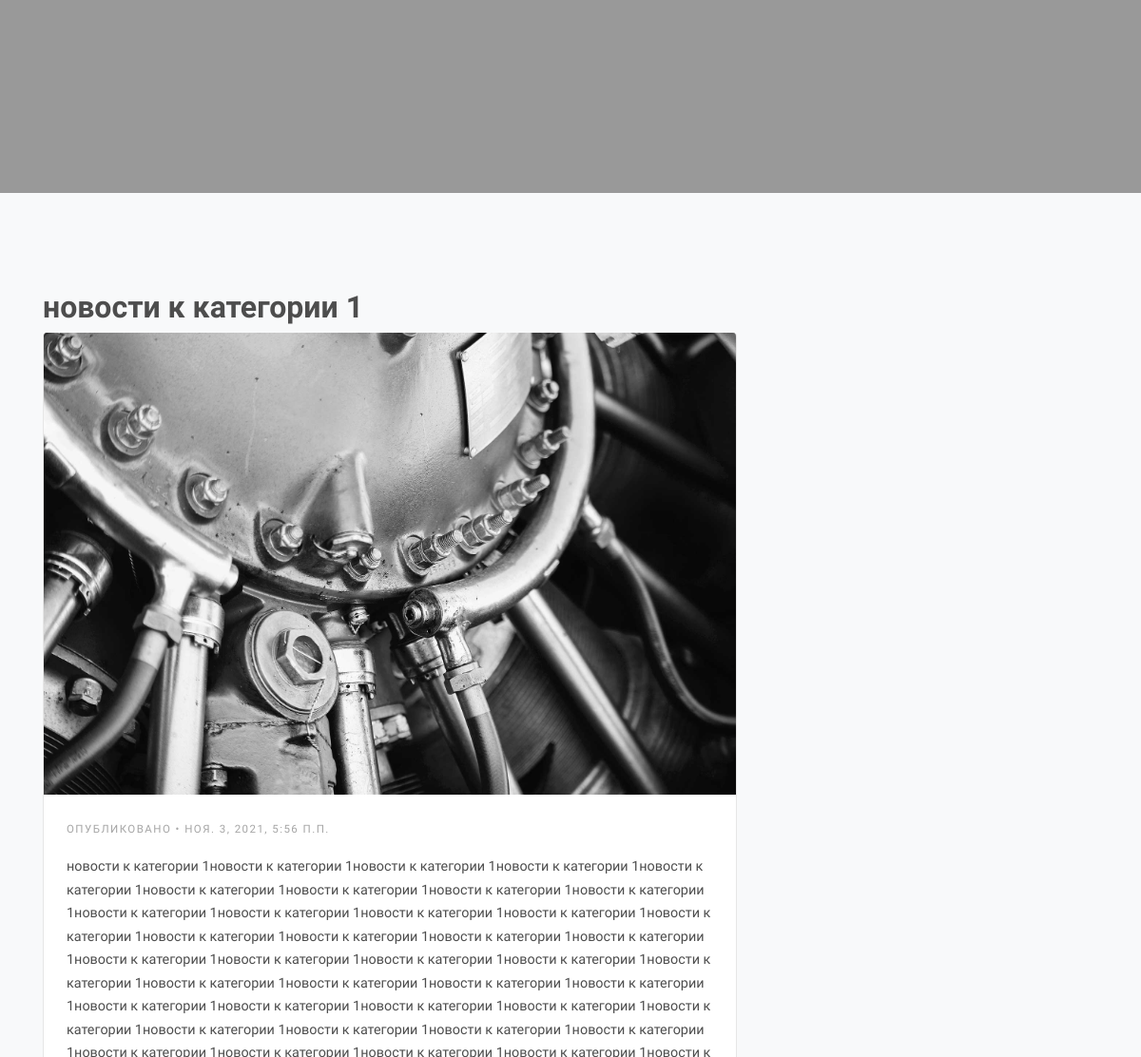
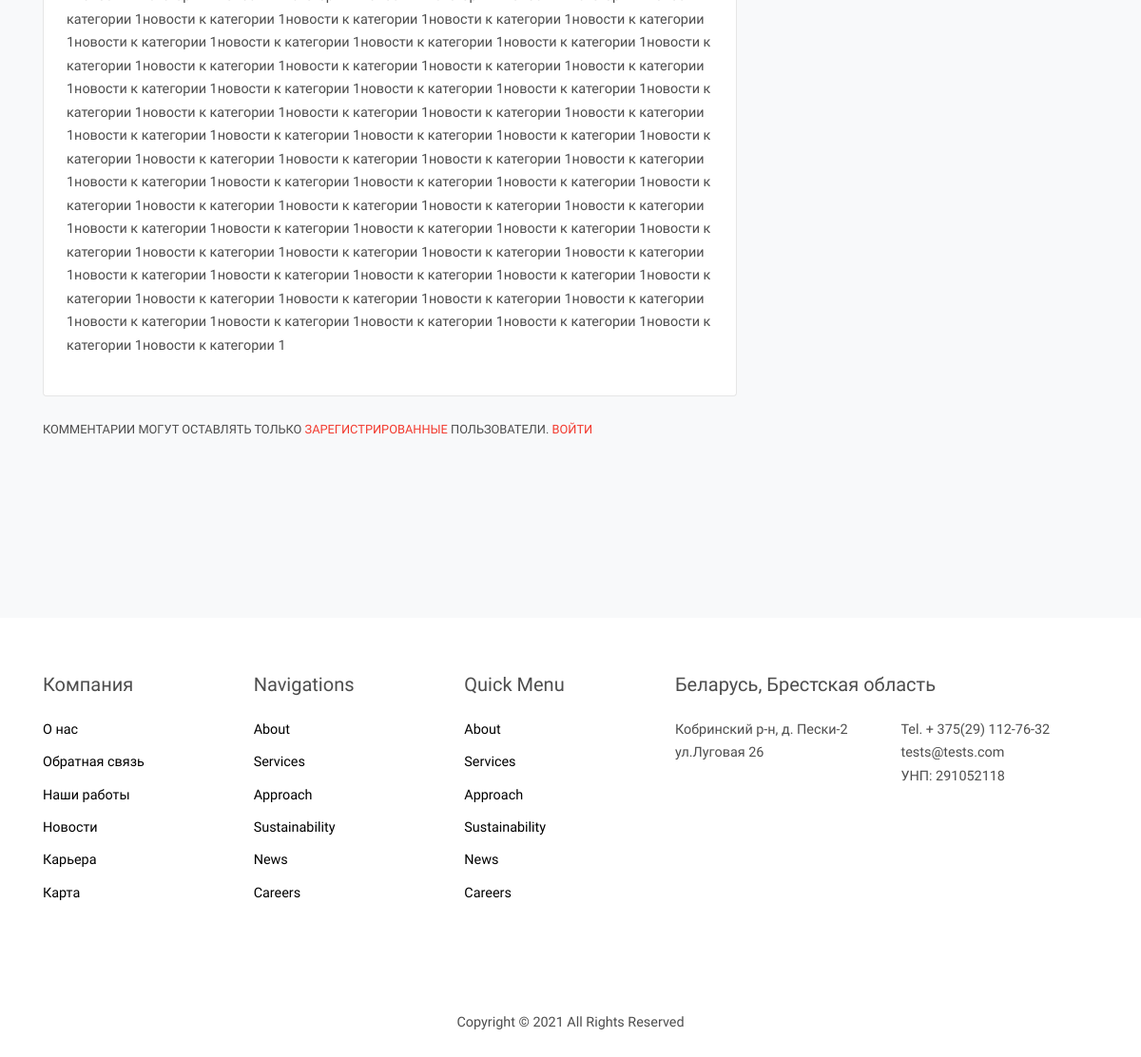
Before: /news/novosti-k-kategorii-1/ (lower part) with the older database file (2 pictures, top to bottom).
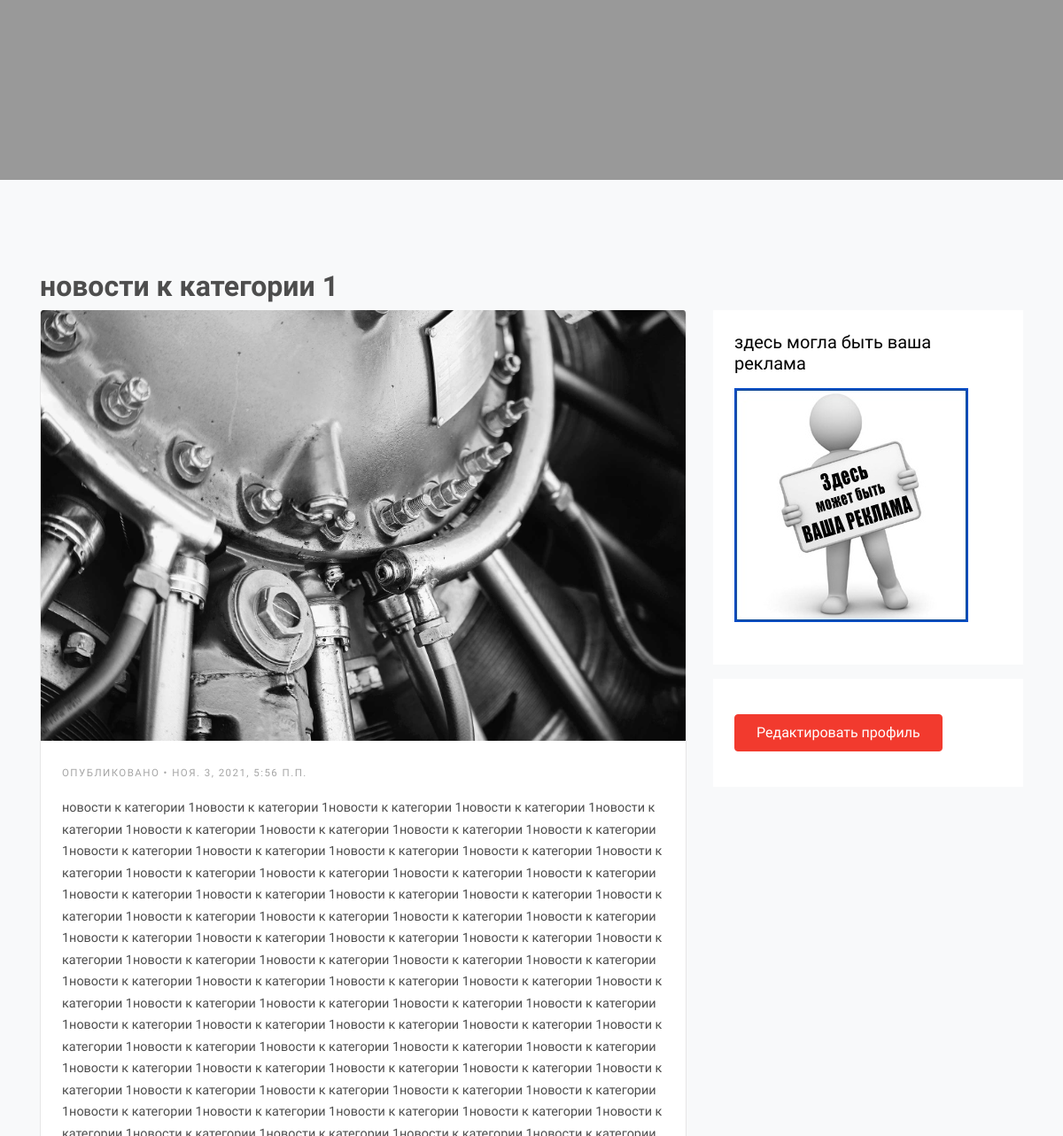
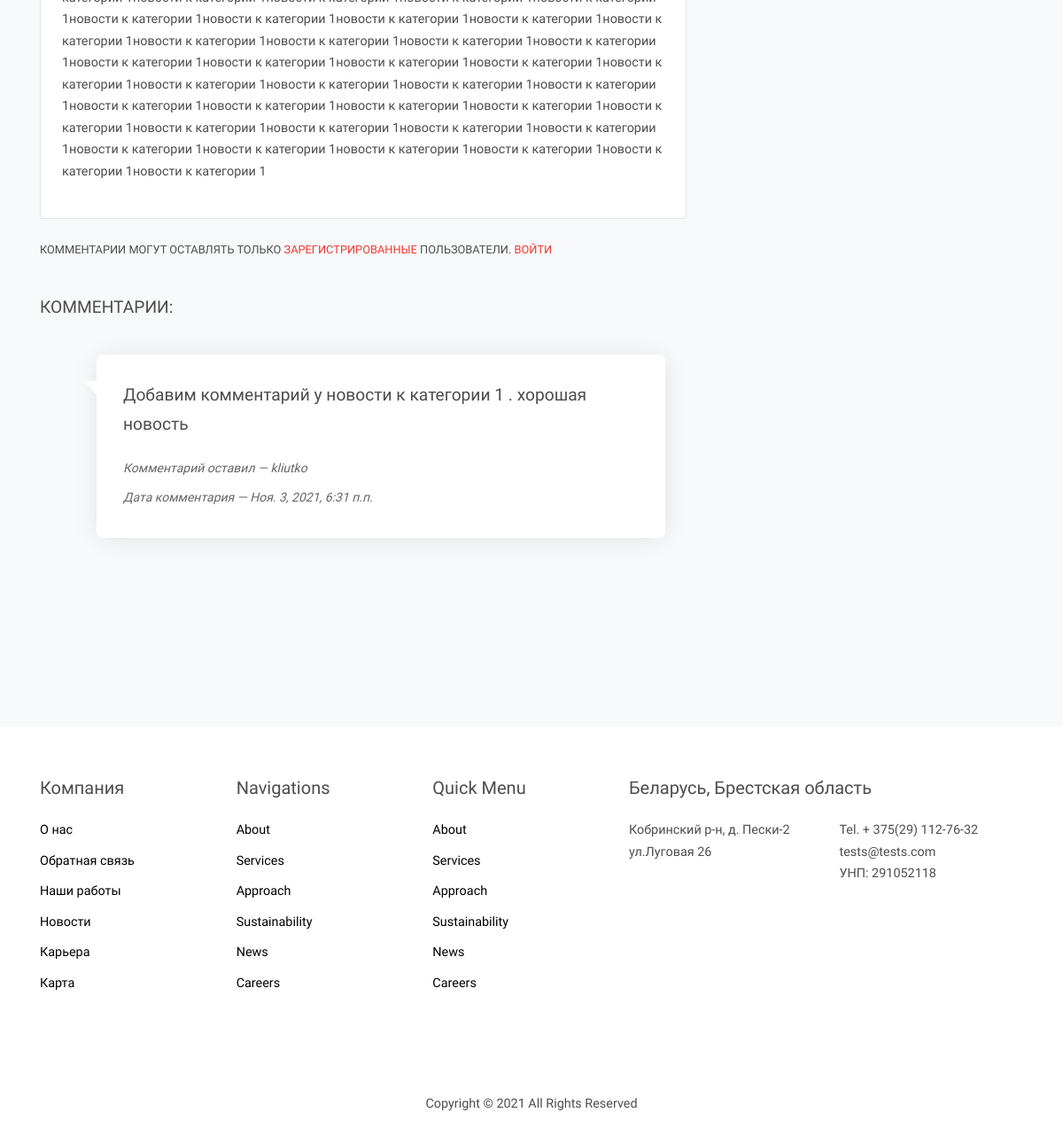
After: the same page with the newer database file (2 pictures, top to bottom).
### news/models.py (models this page shows, shortened)
class News(models.Model):
    name_category = models.ForeignKey('News_category', verbose_name='Категория', on_delete=models.PROTECT)
    title = models.CharField('Заголовок', max_length=200)
    content = models.TextField('Текст', blank=True)
    image = models.ImageField('Картинка', upload_to='static/images/%Y/%m/%d/')
    time_create = models.DateTimeField('Дата публикации', auto_now_add=True)
    time_update = models.DateTimeField('Дата последнего изменения', auto_now=True)
    is_published = models.BooleanField(verbose_name='Опубликовано', default=True)
    slug = models.SlugField(verbose_name='URL', unique=True, db_index=True, max_length=220)
    class Meta:
        verbose_name = 'Новость'
        verbose_name_plural = 'Новости'
        ordering = ['time_create', 'title']

class NewsComment(models.Model):
    name_news = models.ForeignKey('News', verbose_name='Новость', on_delete=models.PROTECT, blank=True)
    autor_comm = models.ForeignKey('auth.User',null=True, blank=True, verbose_name='Автор', on_delete=models.PROTECT)
    comment = models.TextField('Текст комментария',null=True, blank=True)
    time_create_com = models.DateTimeField('Дата публикации', auto_now_add=True)
    class Meta:
        verbose_name = 'Коментарий'
        verbose_name_plural = 'Коментарии'

### main/models.py (models this page shows, shortened)
class ReklamaPost(models.Model):
    reklama_category = models.ForeignKey('ReklamaCategory', verbose_name='Категория', on_delete=models.PROTECT)
    name = models.CharField('Заголовок', max_length=200)
    content = models.TextField('Текст', blank=True)
    image = models.ImageField('Картинка', upload_to='static/recklama/banner/%Y/%m/%d/')
    time_create = models.DateTimeField('Дата публикации')
    time_update = models.DateTimeField('Дата окончания публикации')
    is_published = models.BooleanField(verbose_name='Опубликовано', default=True)
    lname = models.CharField('Заказчик', max_length=200)
    class Meta:
        verbose_name = 'Реклама'
        verbose_name_plural = 'Реклама'
        ordering = ['time_create', 'name']

### news/views.py (the view, shortened to what this page needs)
# urls.py: path('<slug:news_slug>/', show_news, name='news')
def show_news(request, news_slug):
    post = get_object_or_404(News, slug=news_slug)
    comments = NewsComment.objects.filter(name_news=post)
    error_form = ''
    form_comment = NewsCommentForms()
    cat = News_category.objects.all()
    reklama = ReklamaPost.objects.filter(is_published=True)
    data = {
        'reklama': reklama,
        'cat': cat,
        'post': post,
        'form_coment': form_comment,
        'title': post.title,
        'comments': comments,
        'error_form': error_form,
        'name_site': main.mixdata.data['name_site'],
        'email_header': main.mixdata.data['email_header'],
        'phoneheader': main.mixdata.data['phoneheader'],
        'tg_url': main.mixdata.data['tg_url'],  # social iconus header
        'fb_url': main.mixdata.data['fb_url'],
        'vk_url': main.mixdata.data['vk_url'],
        'ld_url': main.mixdata.data['ld_url'],
        'inst_url': main.mixdata.data['inst_url'],  # /social iconus header
        'text_button_1_news': 'Download',
        'link_button_1_news': '#',
        'text_button_2_news': 'GetInTouch',
        'link_button_2_news': '#',
        'title_news': main.mixdata.data['title_news'], # title header string news
        'subtitle_news': main.mixdata.data['subtitle_news'],  # title header string news
        'image_header_news': main.mixdata.data['image_header_news'],
        'footer_copyright': main.mixdata.data['footer_copyright'],  # footer
        'blok_adress_title': main.mixdata.data['blok_adress_title'],
        'block_adres_subtitle': main.mixdata.data['block_adres_subtitle'],
        'block_adres_subtitle_1': main.mixdata.data['block_adres_subtitle_1'],
        'block_adres_subtitle_2': main.mixdata.data['block_adres_subtitle_2'],
        'block_adres_subtitle_3': main.mixdata.data['block_adres_subtitle_3'],
        'block_adres_subtitle_4': main.mixdata.data['block_adres_subtitle_4'],
        'blok_0_adress_title': main.mixdata.data['blok_0_adress_title'],
        'block_0_adres_subtitle': main.mixdata.data['block_0_adres_subtitle'],
        'block_0_adres_subtitle_1': main.mixdata.data['block_0_adres_subtitle_1'],
        'block_0_adres_subtitle_2': main.mixdata.data['block_0_adres_subtitle_2'],
        'block_0_adres_subtitle_3': main.mixdata.data['block_0_adres_subtitle_3'],
        'block_0_adres_subtitle_4': main.mixdata.data['block_0_adres_subtitle_4'],  # /footer
    }
    return render(request, 'news/news-detail.html', data)

### news/models.py (called while the page is built)
    def __str__(self):
        return self.title_category

### news/templates/news/news-detail.html (shortened to what this page needs)
{% extends 'main/base.html' %}
{% block content %}
    <div class="site-blocks-cover inner-page overlay" style="background-image: url({{ image_header_news }});" data-aos="fade" data-stellar-background-ratio="0.5">
      <div class="container">
        <div class="row align-items-center justify-content-center">
        </div>
      </div>
    </div>
 <div class="site-section bg-light">
      <div class="container">
          <span class="align-self-center w-100">
          <h2><strong class="d-block">{{ post.title }}</strong> </h2>
        </span>
        <div class="row">
          <div class="col-md-12 col-lg-8 mb-5">
            <div class="post-entry bg-white">
              <div class="image">
                <img src="{{ post.image.url }}" alt="Image" class="img-fluid">
              </div>
              <div class="text p-4">
                <span class="text-uppercase date d-block mb-3"><small>Опубликовано &bullet; {{ post.time_create }}</small></span>
                <p class="mb-0">{{ post.content|linebreaks }}</p>
              </div>
            </div>
              <br>
              {% if request.user.is_authenticated %}
            <form action="#" class="p-5 bg-white" method="post">
            {% csrf_token %}
            {{ error_form }}
              <div class="row form-group">
                <div class="col-md-12 mb-3 mb-md-0">
                  {% for item in form_coment %}
                  <label class="font-weight-bold" >{{ item.label }}</label>
                  {{ item }}
                  {% endfor %}
                </div>
              </div>
              <div class="row form-group">
                <div class="col-md-12">
                  <input type="submit" value="Отправить" class="btn btn-primary">
                </div>
              </div>
            </form>
              {% else %}
              <h6><span class="text-uppercase date d-block mb-3"><small>Комментарии могут оставлять только<a href="{% url 'register' %}"> зарегистрированные </a> пользователи.  <a href="{% url 'login' %}">Войти</a></small></span></h6>
              {% endif %}
              {% if comments %}
              <br>
              <h4><span class="text-uppercase date d-block mb-3"><small>Комментарии:</small></span></h4>
              {% for ct in comments %}
              <div class="p-4">
            <div class="block-47 d-flex">
              <blockquote class="block-47-quote">
                <p>{{ ct.comment }}</p>
                <cite class="block-47-quote-author">Комментарий оставил &mdash; {{ ct.autor_comm }}</a></cite>
                  <br>
                  <cite class="block-47-quote-author">Дата комментария &mdash; {{ ct.time_create_com }}</a></cite>
              </blockquote>
            </div>
          </div>
            {% endfor %}
            {% endif %}
              <br>
          </div>
          <div class="col-lg-4">
            {% for rek in reklama %}
            <div class="p-4 mb-3 bg-white">
              <h3 class="h5 text-black mb-3">{{ rek.name }}</h3>
              <img src="{{ rek.image.url }}" alt="Image" class="img-fluid">
            </div>
            <div class="p-4 mb-3 bg-white">
              <p><a href="{% url 'update' %}" class="btn btn-primary px-4 py-2 text-white">Редактировать профиль</a></p>
            </div>
            {% endfor %}
          </div>
        </div>
      </div>
    </div>
     {% endblock %}

### main/templates/main/base.html (shortened to what this page needs)
{% load static %}
<!DOCTYPE html>
<html lang="ru">
  <head>
    <link rel="stylesheet" href="{% static 'fonts/icomoon/style.css' %}">
    <link rel="stylesheet" href="{% static 'css/bootstrap.min.css' %}">
    <link rel="stylesheet" href="{% static 'css/magnific-popup.css' %}">
    <link rel="stylesheet" href="{% static 'css/jquery-ui.css' %}">
    <link rel="stylesheet" href="{% static 'css/owl.carousel.min.css' %}">
    <link rel="stylesheet" href="{% static 'css/owl.theme.default.min.css' %}">
    <link rel="stylesheet" href="{% static 'css/bootstrap-datepicker.css' %}">
    <link rel="stylesheet" href="{% static 'css/news_post_styles' %}">
    <link rel="stylesheet" href="{% static 'fonts/flaticon/font/flaticon.css' %}">
    <link rel="stylesheet" href="{% static 'css/aos.css' %}">
    <link rel="stylesheet" href="{% static 'css/style.css' %}">
  </head>
  <body>
  <div class="site-wrap">
{% block content %}{% endblock %}
          <footer class="site-footer">
      <div class="container">
        <div class="row">
          <div class="col-lg-7">
            <div class="row">
              <div class="col-6 col-md-4 col-lg-4 mb-5 mb-lg-0">
                <h3 class="footer-heading mb-4">Компания</h3>
                <ul class="list-unstyled">
                  <li><a href="{% url 'about' %}">О нас</a></li>
                  <li><a href="{% url 'feedback' %}">Обратная связь</a></li>
                  <li><a href="#">Наши работы</a></li>
                  <li><a href="{% url 'news' %}">Новости</a></li>
                  <li><a href="#">Карьера</a></li>
                  <li><a href="{% url 'feedback' %}map/">Карта</a></li>
                </ul>
              </div>
              <div class="col-6 col-md-4 col-lg-4 mb-5 mb-lg-0">
                <h3 class="footer-heading mb-4">Navigations</h3>
                <ul class="list-unstyled">
                  <li><a href="#">About</a></li>
                  <li><a href="#">Services</a></li>
                  <li><a href="#">Approach</a></li>
                  <li><a href="#">Sustainability</a></li>
                  <li><a href="#">News</a></li>
                  <li><a href="#">Careers</a></li>
                </ul>
              </div>
              <div class="col-6 col-md-4 col-lg-4 mb-5 mb-lg-0">
                <h3 class="footer-heading mb-4">Quick Menu</h3>
                <ul class="list-unstyled">
                  <li><a href="#">About</a></li>
                  <li><a href="#">Services</a></li>
                  <li><a href="#">Approach</a></li>
                  <li><a href="#">Sustainability</a></li>
                  <li><a href="#">News</a></li>
                  <li><a href="#">Careers</a></li>
                </ul>
              </div>
            </div>
          </div>
          <div class="col-lg-5">
            <div class="row mb-5">
              <div class="col-md-12"><h3 class="footer-heading mb-4">{{ blok_adress_title }}</h3></div>
              <div class="col-md-6">
                <p>{{ block_adres_subtitle }} <br> {{ block_adres_subtitle_1 }}</p>
              </div>
              <div class="col-md-6">
                {{ block_adres_subtitle_2 }} <br>
                {{ block_adres_subtitle_3 }} <br>
                {{ block_adres_subtitle_4 }}
              </div>
            </div>
            <div class="row">
              <div class="col-md-12"><h3 class="footer-heading mb-4">{{ blok_0_adress_title }}</h3></div>
              <div class="col-md-6">
                <p>{{ block_0_adres_subtitle }} <br> {{ block_0_adres_subtitle_1 }}</p>
              </div>
              <div class="col-md-6">
                {{ block_0_adres_subtitle_2 }} <br>
                {{ block_0_adres_subtitle_3 }} <br>
              </div>
            </div>
          </div>
        </div>
        <div class="row pt-5 mt-5 text-center">
          <div class="col-md-12">
            <p>
            {{ footer_copyright }}
            </p>
          </div>
        </div>
      </div>
    </footer>
  </div>
  </body>
</html>

### static/css/style.css (style rules this page uses)
body { line-height: 1.7; color: #4d4d4d; font-weight: 400; font-size: 0.9rem; font-family: "Roboto Mono", SFMono-Regular, Menlo, Monaco, Consolas, "Liberation Mono", "Courier New", monospace; font-family: "Nunito Sans", -apple-system, BlinkMacSystemFont, "Segoe UI", Roboto, "Helvetica Neue", Arial, sans-serif, "Apple Color Emoji", "Segoe UI Emoji", "Segoe UI Symbol", "Noto Color Emoji"; }
.text-black { color: #000 !important; }
.site-wrap:before { -webkit-transition: .3s all ease-in-out; -o-transition: .3s all ease-in-out; transition: .3s all ease-in-out; background: rgba(0, 0, 0, 0.6); content: ""; position: absolute; z-index: 2000; top: 0; left: 0; right: 0; bottom: 0; opacity: 0; visibility: hidden; }
.btn { position: relative; top: 0; }
.site-section { padding: 3em 0; }
@media (min-width: 768px) { .site-section { padding: 7em 0; } }
.site-footer { padding: 4em 0; }
.site-footer .footer-heading { font-size: 20px; }
.site-footer a { color: #000; }
.site-footer ul li { margin-bottom: 10px; }
.site-blocks-cover { background-size: cover; background-repeat: no-repeat; background-position: top; }
.site-blocks-cover.overlay { position: relative; }
.site-blocks-cover.overlay:before { position: absolute; content: ""; left: 0; bottom: 0; right: 0; top: 0; background: rgba(0, 0, 0, 0.4); }
.site-blocks-cover, .site-blocks-cover .row { min-height: 600px; height: calc(100vh); }
.site-blocks-cover.inner-page, .site-blocks-cover.inner-page .row { min-height: 600px; height: calc(80vh); }
.post-entry { position: relative; overflow: hidden; border: 1px solid #e6e6e6; }
.post-entry, .post-entry .text { border-radius: 4px; border-top: none !important; }
.post-entry .date { color: #a6a6a6; font-weight: normal; letter-spacing: .1em; }
.post-entry .image { overflow: hidden; position: relative; }
.post-entry .image img { -webkit-transition: .3s all ease; -o-transition: .3s all ease; transition: .3s all ease; -webkit-transform: scale(1); -ms-transform: scale(1); transform: scale(1); }
.block-47 .block-47-quote { padding: 30px; font-weight: 300; background: #fff; border-radius: 7px; position: relative; -webkit-box-shadow: 0 2px 30px -2px rgba(0, 0, 0, 0.1); box-shadow: 0 2px 30px -2px rgba(0, 0, 0, 0.1); }
@media (min-width: 768px) { .block-47 .block-47-quote { margin-left: 40px; font-size: 1.2rem; } }
.block-47 .block-47-quote:before { content: ""; border: 1px solid red; z-index: 2; position: absolute; left: -15px; border-width: 0 20px 20px 0; border-style: solid; border-color: transparent #fff transparent transparent; }
.block-47 .block-47-quote .block-47-quote-author { font-size: 14px; color: #666666; }

Changed rows visible on the page:
added NewsComment: comment "Добавим комментарий у новости к категории 1 . хорошая новость", autor_comm "kliutko", time_create_com "Ноя. 3, 2021, 6:31 п.п."
added ReklamaPost: name "здесь могла быть ваша реклама", image (picture)
Other visible differences:
text now shown: "КОММЕНТАРИИ:"
